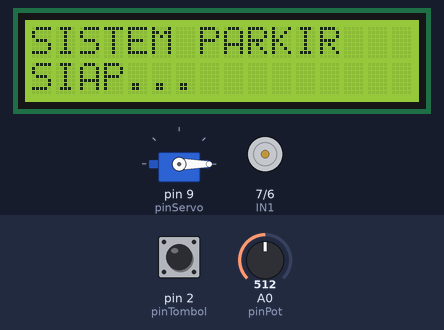
A sketch run on a simulated Arduino Uno, built with avr-gcc and run on an emulated ATmega328P. On the bench: 16×2 character LCD, servo, motor-driver pin pairs drawn as motors (green arrow = first pin HIGH = forward, orange = second pin HIGH = backward, longer = more drive). Inputs (shaded band) come from the test bench; at power-on: A0 (pinPot) = 512, pin 2 (pinTombol) HIGH.

Above: at 2.1 s.
At 5.2 s:
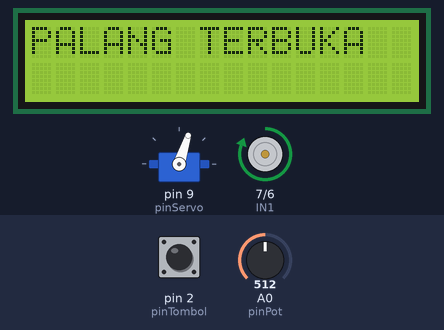
5.3 s: A0 (pinPot) set to 490
8.3 s: A0 (pinPot) set to 517
At 8.9 s:
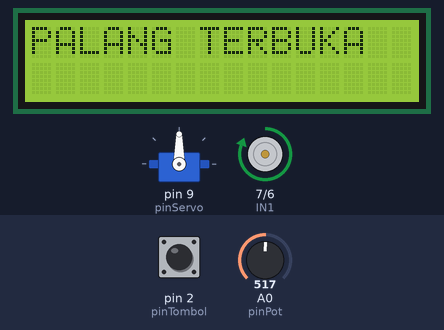
9.8 s: A0 (pinPot) set to 306
At 11.7 s:
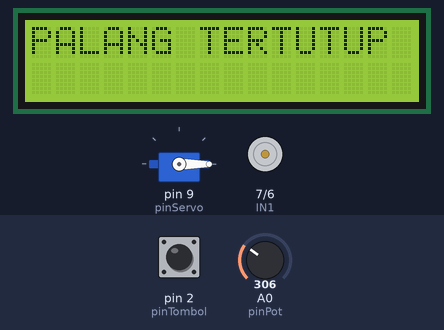
12.5 s: pin 2 (pinTombol) pulled LOW for 0.2 s
At 12.66 s:
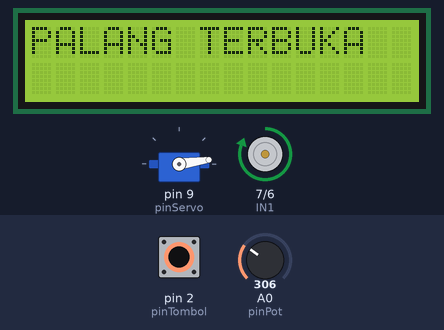
Timing chart, 0 to 19.8 s (numbered marks = the images above; inputs shaded):
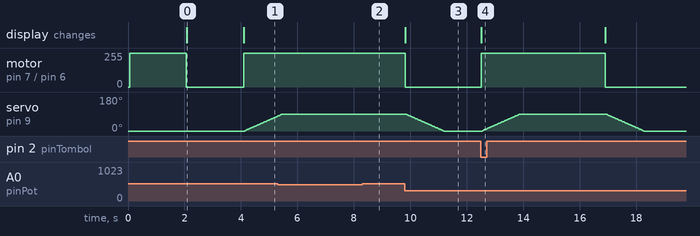

The sketch:

code_parking.ino
```cpp
#include <Wire.h>
#include <LiquidCrystal_I2C.h>
#include <Servo.h>

LiquidCrystal_I2C lcd(0x27, 16, 2);
Servo palang;

// Pin
const int pinServo = 9;
const int pinTombol = 2;
const int pinPot = A0;

// Driver L298N
const int IN1 = 7;
const int IN2 = 6;

bool palangTerbuka = false;

void setup() {
lcd.init();
lcd.backlight();

pinMode(pinTombol, INPUT_PULLUP);
pinMode(IN1, OUTPUT);
pinMode(IN2, OUTPUT);

palang.attach(pinServo);
palang.write(0);

// TEST MOTOR DI AWAL
digitalWrite(IN1, HIGH);
digitalWrite(IN2, LOW);
delay(2000);
digitalWrite(IN1, LOW);
digitalWrite(IN2, LOW);

lcd.setCursor(0, 0);
lcd.print("SISTEM PARKIR");
lcd.setCursor(0, 1);
lcd.print("SIAP...");
delay(2000);
lcd.clear();
}

void loop() {
int nilaiPot = analogRead(pinPot);
int tombol = digitalRead(pinTombol);

// Buka palang
if ((tombol == LOW || nilaiPot > 500) && !palangTerbuka) {
bukaPalang();
}

// Tutup palang
if ((tombol == HIGH && nilaiPot < 500) && palangTerbuka) {
tutupPalang();
}
}

void bukaPalang() {
lcd.clear();
lcd.setCursor(0, 0);
lcd.print("PALANG TERBUKA");

// Motor nyala
digitalWrite(IN1, HIGH);
digitalWrite(IN2, LOW);

for (int pos = 0; pos <= 90; pos++) {
palang.write(pos);
delay(15);
}

delay(3000); // waktu mobil lewat

palangTerbuka = true;
}

void tutupPalang() {
lcd.clear();
lcd.setCursor(0, 0);
lcd.print("PALANG TERTUTUP");

// Motor mati
digitalWrite(IN1, LOW);
digitalWrite(IN2, LOW);

for (int pos = 90; pos >= 0; pos--) {
palang.write(pos);
delay(15);
}

palangTerbuka = false;
}
```

Measured:
- after the input at 8.3 s, motor on pin 7 (IN1) / pin 6 (IN2): stays forward 255/255 (without the input it goes to stopped after 0.19 s); servo on pin 9 (pinServo): stays 90° (without the input it goes to 88° after 0.22 s)
- after the input at 9.8 s, motor on pin 7 (IN1) / pin 6 (IN2): forward 255/255 → stopped at once; servo on pin 9 (pinServo): moves from 90° to 0° over 1.3 s, starting after 0.05 s; the display: changes at once (image 3)
- after the input at 12.5 s, motor on pin 7 (IN1) / pin 6 (IN2): stopped → forward 255/255 at once, → stopped 4.4 s later; servo on pin 9 (pinServo): rises from 0° to 90° in 1.3 s, then falls to 0° in 4.4 s; the display: changes at once (image 4)
- what the display in image 0 shows lasts 2.0 s, from 2.1 s to 4.1 s
